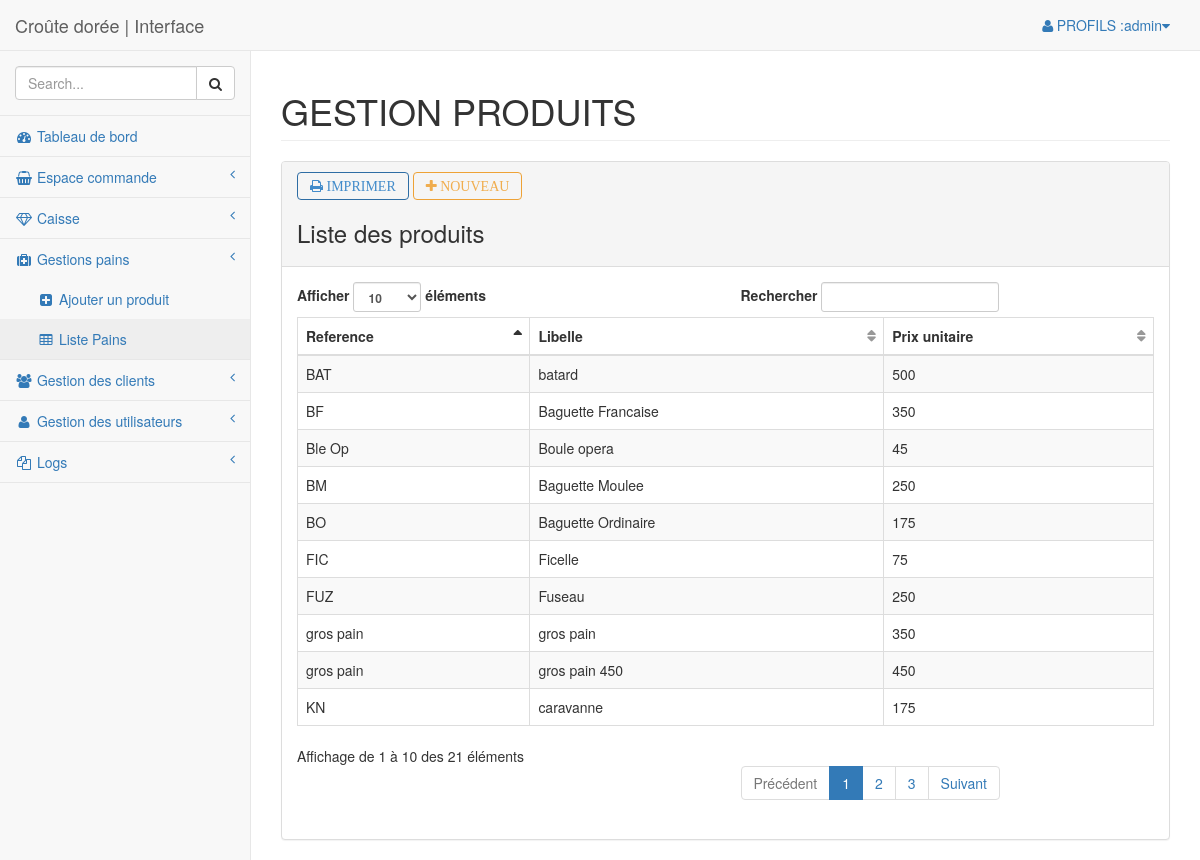
The page /index.php?page=list_produit (signed in) on the database its author committed.
### tables this page shows
CREATE TABLE IF NOT EXISTS `pains` (
  `CODE_PAIN` int(11) NOT NULL AUTO_INCREMENT,
  `REFERENCE` char(10) DEFAULT NULL,
  `LIBELLE` varchar(25) DEFAULT NULL,
  `PRIX_UNIT` float(5,0) DEFAULT NULL,
  `NBRE_BY_SAC` int(11) NOT NULL,
  `SUPPRIME` tinyint(1) DEFAULT '0',
  PRIMARY KEY (`CODE_PAIN`)
);

### controleurs/list_produit.php (called while the page is built)
<?php
require_once("pages/administration/Produit/list_produit.php");

### pages/administration/Produit/list_produit.php (the view, shortened to what this page needs)
<?php
    global $bdd;
    $produit = $bdd->prepare('SELECT CODE_PAIN, REFERENCE, LIBELLE, PRIX_UNIT FROM pains');
    $produit->execute();
    $data=$produit->fetchAll();
?>
            <div class="row">
                <div class="col-lg-12">
                    <h1 class="page-header">GESTION PRODUITS</h1>
                </div>
            </div>
            <div class="row">
                <div class="col-lg-12">
                    <div class="panel panel-default">
                        <div class="panel-heading">
                            <a class="btn btn-outline btn-primary fa fa-print" href="#"> IMPRIMER</a>
                            <a class="btn btn-outline btn-warning fa fa-plus" href="?page=produit"> NOUVEAU</a>
                            <B>  <h3>  Liste des produits </h3></B>
                        </div>
                        <div class="panel-body">
                            <table width="100%" class="table table-striped table-bordered table-hover" id="dataTables-example2">
                                <thead>
                                    <tr>
                                        <th>Reference</th>
                                        <th>Libelle</th>
                                        <th>Prix unitaire</th>
                                    </tr>
                                <tbody>
                               <?php foreach ($data as $d){?>
                                    <tr class="odd gradeX">
                                        <td><?php echo $d->REFERENCE; ?></td>
                                        <td><?php echo $d->LIBELLE; ?></td>
                                        <td class="center"><?php echo $d->PRIX_UNIT; ?></td>
                                    </tr>
                                <?php } ?>
                                </tbody>
                            </table>
                        </div>
                    </div>
                </div>
            </div>

### rows shown on the page
pains: REFERENCE "KN", LIBELLE "caravanne", PRIX_UNIT "175"
pains: REFERENCE "FIC", LIBELLE "Ficelle", PRIX_UNIT "75"
pains: REFERENCE "BAT", LIBELLE "batard", PRIX_UNIT "500"
pains: REFERENCE "BF", LIBELLE "Baguette Francaise", PRIX_UNIT "350"
pains: REFERENCE "BM", LIBELLE "Baguette Moulee", PRIX_UNIT "250"
pains: REFERENCE "BO", LIBELLE "Baguette Ordinaire", PRIX_UNIT "175"
pains: REFERENCE "FUZ", LIBELLE "Fuseau", PRIX_UNIT "250"
pains: REFERENCE "Ble Op", LIBELLE "Boule opera", PRIX_UNIT "45"
pains: REFERENCE "gros pain", LIBELLE "gros pain", PRIX_UNIT "350"
pains: REFERENCE "gros pain", LIBELLE "gros pain 450", PRIX_UNIT "450"

### other values the page prints
$_SESSION['Auth']->login "admin"
